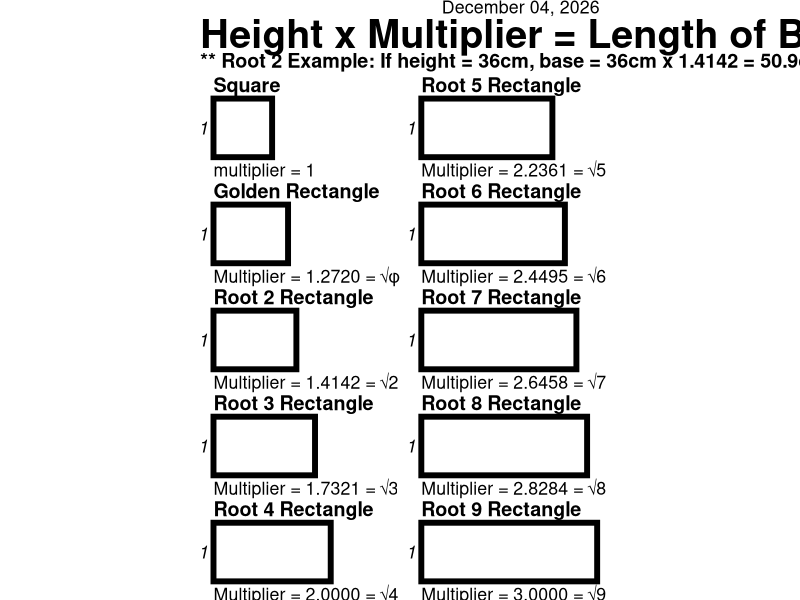

Write R code to recreate this figure.
## ---- chunk 1
#| label: setup

library(ggplot2)

##### Key tuning parameters if you need adjustments:
#####   
#####   title_space — room above each rectangle for the title
#####   caption_space — room below each rectangle for the caption
#####   row_gap — breathing room between rows
#####   margin — internal margin (your YAML handles page margins)
#####   title_offset — distance from title text to top of rectangle
#####   caption_offset — distance from caption text to bottom of rectangle
#####   header_height — space for main title and date
#####   rect_h <- 1.25   # inches - increase/decrease until rectangles are desired size

sqrt_phi <- sqrt((1 + sqrt(5)) / 2)  # sqrt of phi = 1.2720196495

# Editable title and date
chart_title <- "Height x Multiplier = Length of Base"
chart_date <- format(Sys.Date(), "%B %d, %Y")

# Ratios: Square, Golden Ratio, then Root 2-9
ratios <- list(
  list(name = "Square",              ratio = 1,        label = "multiplier = 1"),
  list(name = "Golden Rectangle",    ratio = sqrt_phi, label = sprintf("Multiplier = %.4f = √φ", sqrt_phi)),
  list(name = "Root 2 Rectangle",    ratio = sqrt(2),  label = sprintf("Multiplier = %.4f = √2", sqrt(2))),
  list(name = "Root 3 Rectangle",    ratio = sqrt(3),  label = sprintf("Multiplier = %.4f = √3", sqrt(3))),
  list(name = "Root 4 Rectangle",    ratio = sqrt(4),  label = sprintf("Multiplier = %.4f = √4", sqrt(4))),
  list(name = "Root 5 Rectangle",    ratio = sqrt(5),  label = sprintf("Multiplier = %.4f = √5", sqrt(5))),
  list(name = "Root 6 Rectangle",    ratio = sqrt(6),  label = sprintf("Multiplier = %.4f = √6", sqrt(6))),
  list(name = "Root 7 Rectangle",    ratio = sqrt(7),  label = sprintf("Multiplier = %.4f = √7", sqrt(7))),
  list(name = "Root 8 Rectangle",    ratio = sqrt(8),  label = sprintf("Multiplier = %.4f = √8", sqrt(8))),
  list(name = "Root 9 Rectangle",    ratio = sqrt(9),  label = sprintf("Multiplier = %.4f = √9", sqrt(9)))
)

create_frame_sheet <- function(page_width, page_height) {
  margin <- 0.0
  work_width <- page_width - 2 * margin
  work_height <- page_height - 2 * margin
  
  # Reserve space for header
  header_height <- 1.00   # ADJUST THIS AS NEEDED
  content_top <- work_height - header_height
  
  # Two columns
  col_gap <- 0.3
  col_width <- (work_width - col_gap) / 2
  
  # 5 rectangles per column
  n_per_col <- 5
  
  # FIXED HEIGHT FOR ALL RECTANGLES - ADJUST THIS VALUE
  rect_h <- 1.10  # inches - increase/decrease until rectangles are desired size
  
  # Fixed spacing for title and caption
  title_space <- 0.22   # space above rectangle for title
  caption_space <- 0.22 # space below rectangle for caption
  
  # Calculate row_gap from remaining space
  total_row_height <- title_space + rect_h + caption_space
  total_content_needed <- n_per_col * total_row_height
  remaining_space <- content_top - total_content_needed
  row_gap <- 0.45   #remaining_space / (n_per_col - 1)  # distribute remaining space as gaps
  
  # Distance from text to rectangle edge (increase for more separation)
  title_offset <- 0.12
  caption_offset <- 0.12
  
  # Left margin within each column for "h" label
  left_pad <- 0.25
  
  rects <- data.frame(
    xmin = numeric(), xmax = numeric(), 
    ymin = numeric(), ymax = numeric(),
    title = character(), caption = character(),
    title_x = numeric(), title_y = numeric(),
    caption_x = numeric(), caption_y = numeric(),
    h_x = numeric(), h_y = numeric(),
    stringsAsFactors = FALSE
  )
  
  for (i in seq_along(ratios)) {
    r <- ratios[[i]]
    
    # Determine column (1-5 in col 1, 6-10 in col 2)
    col <- ifelse(i <= n_per_col, 1, 2)
    row_in_col <- ifelse(i <= n_per_col, i, i - n_per_col)
    
    # Column left edge
    col_left <- ifelse(col == 1, 0, col_width + col_gap)
    
    # Calculate vertical position from top down
    # Row 1 starts at content_top, each subsequent row is below
    row_top <- content_top - (row_in_col - 1) * (title_space + rect_h + caption_space + row_gap)
    
    # Position elements within row
    rect_top <- row_top - title_space
    rect_bottom <- rect_top - rect_h
    
    # Position text with offset from rectangle edges
    title_y <- rect_top + title_offset
    caption_y <- rect_bottom - caption_offset
    
    # Width based on aspect ratio (width = height * ratio)
    rect_w <- rect_h * r$ratio
    
    # Left-align within column
    rect_left <- col_left + left_pad
    
    rects <- rbind(rects, data.frame(
      xmin = rect_left,
      xmax = rect_left + rect_w,
      ymin = rect_bottom,
      ymax = rect_top,
      title = r$name,
      caption = r$label,
      title_x = rect_left,
      title_y = title_y,
      caption_x = rect_left,
      caption_y = caption_y,
      h_x = rect_left - 0.10,
      h_y = (rect_top + rect_bottom) / 2
    ))
  }
  
  # Header positions
  header_y <- work_height - header_height / 2
  
  p <- ggplot2::ggplot() +
    # Header: title on left, date above
    ggplot2::annotate("text", x = 0, y = 9.5, label = "** Root 2 Example: If height = 36cm, base = 36cm x 1.4142 = 50.9cm",
                      size = 5, fontface = "bold", hjust = 0, vjust = 0.5) +
    ggplot2::annotate("text", x = 0, y = 10, label = chart_title,
                      size = 10, fontface = "bold", hjust = 0, vjust = 0.5) +
    ggplot2::annotate("text", x = work_width, y = 10.5, label = chart_date,
                      size = 4.5, hjust = 1, vjust = 0.5) +
    # Rectangles
    ggplot2::geom_rect(
      data = rects,
      ggplot2::aes(xmin = xmin, xmax = xmax, ymin = ymin, ymax = ymax),
      fill = NA, color = "black", linewidth = 2
    ) +
    ggplot2::geom_text(
      data = rects,
      ggplot2::aes(x = title_x, y = title_y, label = title),
      size = 5, fontface = "bold", hjust = 0, vjust = 0
    ) +
    ggplot2::geom_text(
      data = rects,
      ggplot2::aes(x = caption_x, y = caption_y, label = caption),
      size = 4.5, hjust = 0, vjust = 1
    ) +
    ggplot2::geom_text(
      data = rects,
      ggplot2::aes(x = h_x, y = h_y, label = "1"),
      size = 4.5, fontface = "italic", hjust = 1
    ) +
    ggplot2::coord_fixed(ratio = 1, xlim = c(0, work_width), ylim = c(0, work_height), clip = "off") +
    ggplot2::theme_void() +
    ggplot2::theme(
      plot.margin = ggplot2::margin(5, 5, 5, 5),
      aspect.ratio = NULL
    )
  
  p
}
## ---- chunk 2
#| label: portrait
#| fig-width: 7.5
#| fig-height: 10
#| fig-align: left

create_frame_sheet(7.5, 10)
